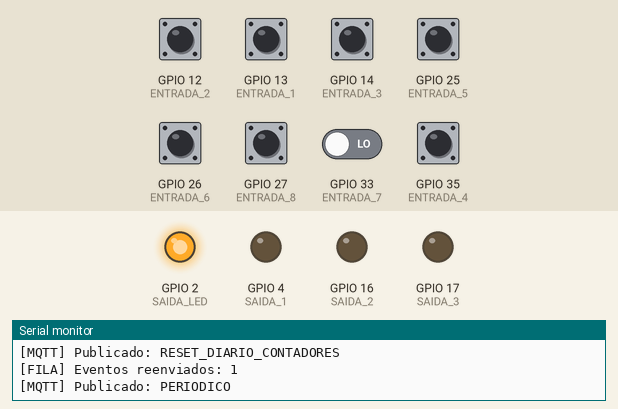
This sketch was run on a simulated ESP32. Shown: output pins drawn as LEDs (lit = HIGH), the last lines printed to the serial monitor. The inputs (shaded band) are chosen by the test bench; at power-on: GPIO 12 (ENTRADA_2), GPIO 13 (ENTRADA_1), GPIO 14 (ENTRADA_3), GPIO 25 (ENTRADA_5), GPIO 26 (ENTRADA_6), GPIO 27 (ENTRADA_8), GPIO 35 (ENTRADA_4) HIGH, GPIO 33 (ENTRADA_7) LOW. WiFi joins after 1.5 s; servers stay silent unless stated; network time is answered at once with the bench clock; the local clock reads 2024-03-15 10:24:30 at power-on unless the sketch sets it; EEPROM starts erased; no MQTT or app messages arrive unless stated; pins used as bus, display or sensor lines are not drawn.

Above: at 5.4 s.
5.5 s: GPIO 13 (ENTRADA_1) pulled LOW for 0.15 s
At 5.75 s:
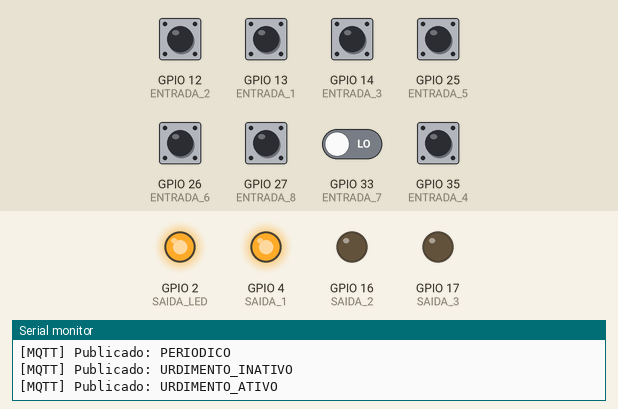
7.3 s: GPIO 14 (ENTRADA_3) pulled LOW for 0.15 s
At 8.6 s:
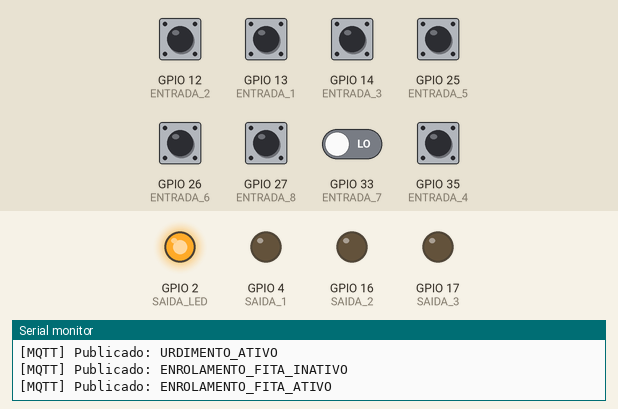
8.9 s: GPIO 25 (ENTRADA_5) pulled LOW for 0.15 s
At 9.9 s:
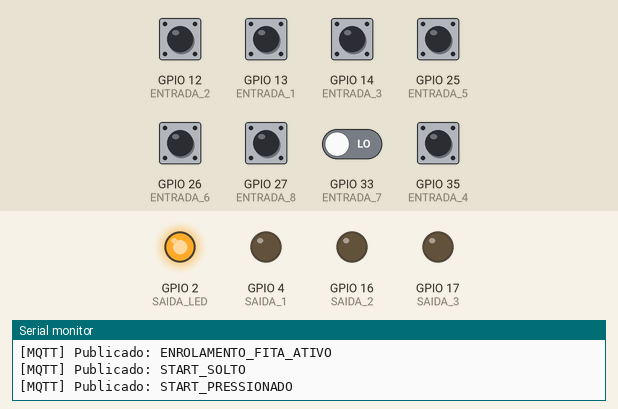
12.1 s: GPIO 27 (ENTRADA_8) pulled LOW for 0.15 s
At 13.5 s:
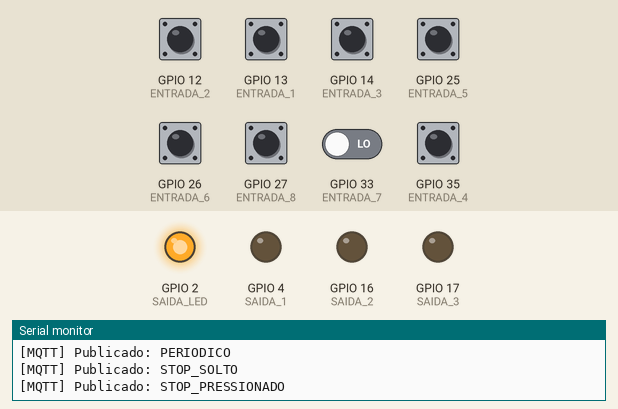
Timing chart, 0 to 14.7 s (numbered marks = the images above; inputs shaded):
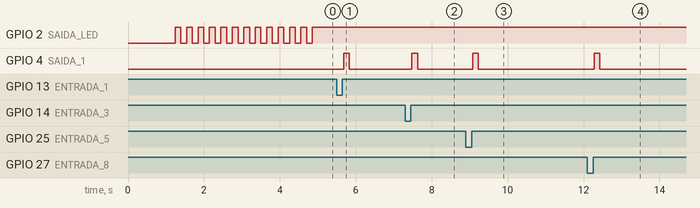

Measured:
- after the input at 5.5 s, GPIO 4 (SAIDA_1): LOW → HIGH after 0.18 s, → LOW 0.15 s later
- after the input at 7.3 s, GPIO 4 (SAIDA_1): LOW → HIGH after 0.18 s, → LOW 0.15 s later
- after the input at 8.9 s, GPIO 4 (SAIDA_1): LOW → HIGH after 0.18 s, → LOW 0.15 s later
- after the input at 12.1 s, GPIO 4 (SAIDA_1): LOW → HIGH after 0.18 s, → LOW 0.15 s later
- by itself, GPIO 2 (SAIDA_LED): alternates HIGH for 0.15 s and LOW for 0.15 s, 25 changes in all, then stays HIGH

The sketch:

MQTT_ESP32_REDE_W5500_V2_SEGURA.ino
```cpp
/*
  Firmware V2 SEGURA - ESP32 + W5500 + MQTT
  Ajustes principais:
  - Boot não bloqueia se cabo de rede estiver desconectado
  - Callback MQTT habilitado
  - Fila simples em RAM para eventos enquanto MQTT estiver offline
  - JSON com campos antigos e campos novos padronizados para transição
  - Publicação periódica não entra na fila offline
*/

#include <WiFi.h>
#include <PubSubClient.h>
#include <ArduinoJson.h>
#include <Ethernet.h>
#include <Bounce2.h>
#include <EthernetUdp.h>
#include <NTPClient.h>
#include <TimeLib.h>
#include <Preferences.h>
#include <sys/time.h>

#include "pinConfig.h"
#include "HoraDataNTP.h"
#include "Sensores.h"
#include "StatusLED.h"

#define ETH_SPI_SCS 5
#define W5500_RST_PIN 22

byte mac[] = { 0xDE, 0xAD, 0xBE, 0xEF, 0xFE, 0xED };
IPAddress ip(192, 168, 1, 177);
IPAddress gateway(192, 168, 1, 254);
IPAddress subnet(255, 255, 255, 0);
IPAddress dns(8, 8, 8, 8);

const char* mqtt_server = "192.168.1.13";
const int mqtt_port = 1883;
const char* mqtt_user = "";
const char* mqtt_pass = "";

const char* device_id = "JacGuard_09";

// Mantido por compatibilidade com o HTML atual.
const char* topic_telemetry = "esp32/mqtt/dados_json";
const char* topic_command   = "esp32/mqtt/heartbeat";//"esp32/mqtt/cmd";
const char* topic_status    = "esp32/mqtt/";//"esp32/mqtt/status";

EthernetClient espClient;
PubSubClient client(espClient);
EthernetUDP ntpUDP;
NTPClient timeClient(ntpUDP, "a.st1.ntp.br", 0);

unsigned long lastMsgTime = 0;
const unsigned long interval = 5000;

unsigned long lastNetworkCheck = 0;
const unsigned long networkCheckInterval = 10000;

// Fila simples em RAM para eventos críticos durante queda de MQTT.
// Observação: se faltar energia, essa fila é perdida. Para produção final,
// o ideal é uma fila persistente ou backend com confirmação de recebimento.
const int EVENT_QUEUE_SIZE = 30;
const int EVENT_NAME_SIZE = 48;
char eventQueue[EVENT_QUEUE_SIZE][EVENT_NAME_SIZE];
int eventHead = 0;
int eventTail = 0;
int eventCount = 0;

bool isPeriodicEvent(const char* evento) {
  return strcmp(evento, "PERIODICO") == 0;
}

void enqueueEvent(const char* evento) {
  if (isPeriodicEvent(evento)) return;

  // Se a fila encher, descarta o evento mais antigo para manter os mais recentes.
  if (eventCount >= EVENT_QUEUE_SIZE) {
    eventTail = (eventTail + 1) % EVENT_QUEUE_SIZE;
    eventCount--;
    Serial.println("[FILA] Cheia. Evento mais antigo descartado.");
  }

  strncpy(eventQueue[eventHead], evento, EVENT_NAME_SIZE - 1);
  eventQueue[eventHead][EVENT_NAME_SIZE - 1] = '\0';
  eventHead = (eventHead + 1) % EVENT_QUEUE_SIZE;
  eventCount++;

  Serial.print("[FILA] Evento guardado offline: ");
  Serial.println(evento);
}

bool dequeueEvent(char* destino) {
  if (eventCount == 0) return false;

  strncpy(destino, eventQueue[eventTail], EVENT_NAME_SIZE);
  destino[EVENT_NAME_SIZE - 1] = '\0';
  eventTail = (eventTail + 1) % EVENT_QUEUE_SIZE;
  eventCount--;
  return true;
}

String macToString(byte macAddr[]) {
  char buf[20];
  sprintf(buf, "%02X:%02X:%02X:%02X:%02X:%02X", macAddr[0], macAddr[1], macAddr[2], macAddr[3], macAddr[4], macAddr[5]);
  return String(buf);
}

String obterDataHora() {
  struct tm timeinfo;

  if (!getLocalTime(&timeinfo)) {
    timeClient.update();
    time_t t = timeClient.getEpochTime();
    if (t > 100000) {
      struct timeval tv = { .tv_sec = t, .tv_usec = 0 };
      settimeofday(&tv, NULL);
    }
  }

  if (getLocalTime(&timeinfo) && timeinfo.tm_year >= 120) {
    char dataHora[25];
    strftime(dataHora, sizeof(dataHora), "%d/%m/%Y %H:%M:%S", &timeinfo);
    return String(dataHora);
  }

  return String("SEM_NTP_UPTIME_") + String(millis() / 1000);
}

const char* calcularTurnoAtual() {
  struct tm timeinfo;
  if (!getLocalTime(&timeinfo)) return "SEM_HORA";

  int h = timeinfo.tm_hour;
  if (h >= 6 && h < 14) return "A";
  if (h >= 14 && h < 22) return "B";
  return "C";
}

bool montarJson(const char* evento, char* buffer, size_t bufferSize) {
  JsonDocument doc;

  String dataHora = obterDataHora();
  String macStr = macToString(mac);

  // Campos novos padronizados.
  doc["device_id"] = device_id;
  doc["event"] = evento;
  doc["timestamp"] = dataHora;
  doc["mac"] = macStr;
  doc["ip"] = ip.toString();
  doc["turno_atual"] = calcularTurnoAtual();
  doc["mqtt_queue_pending"] = eventCount;

  JsonObject sensors = doc["sensors"].to<JsonObject>();
  sensors["urdimento"] = estadoUrdimento;
  sensors["trama"] = estadoTrama;
  sensors["enrolamento_fita"] = estadoEnrolamento;
  sensors["stop"] = estadoStop;
  sensors["start"] = estadoStart;
  sensors["manutencao"] = estadoManutencao;

  JsonObject production = doc["production"].to<JsonObject>();
  production["turno_a"] = cont_producao_A;
  production["turno_b"] = cont_producao_B;
  production["turno_c"] = cont_producao_C;

  // Campos antigos mantidos temporariamente para não quebrar o HTML atual.
  doc["Evento"] = evento;
  doc["Data_Hora"] = dataHora;
  doc["ID_Máquina"] = device_id;
  doc["MAC"] = macStr;
  doc["S_Urdimento"] = estadoUrdimento;
  doc["S_trama"] = estadoTrama;
  doc["S_Enrolamento_Fita"] = estadoEnrolamento;
  doc["BT_Stop"] = estadoStop;
  doc["BT_Start"] = estadoStart;
  doc["BT_Manutenção"] = estadoManutencao;
  doc["Cont_A"] = cont_producao_A;
  doc["Cont_B"] = cont_producao_B;
  doc["Cont_C"] = cont_producao_C;

  size_t n = serializeJson(doc, buffer, bufferSize);
  return n > 0 && n < bufferSize;
}

void publicarDados(const char* evento) {
  if (!client.connected()) {
    enqueueEvent(evento);
    return;
  }

  char buffer[1536];
  if (!montarJson(evento, buffer, sizeof(buffer))) {
    Serial.println("[MQTT] Erro ao montar JSON. Buffer insuficiente.");
    return;
  }

  bool result = client.publish(topic_telemetry, buffer);
  if (!result) {
    Serial.println("[MQTT] Falha ao publicar. Evento colocado na fila.");
    enqueueEvent(evento);
    return;
  }

  Serial.print("[MQTT] Publicado: ");
  Serial.println(evento);
}

void flushEventQueue() {
  if (!client.connected() || eventCount == 0) return;

  char evento[EVENT_NAME_SIZE];
  int enviados = 0;
  int limiteEnvio = eventCount; // evita loop infinito caso uma publicação falhe e volte para a fila

  while (client.connected() && enviados < limiteEnvio && dequeueEvent(evento)) {
    publicarDados(evento);
    enviados++;
    delay(20); // pequeno respiro para o broker
  }

  if (enviados > 0) {
    Serial.print("[FILA] Eventos reenviados: ");
    Serial.println(enviados);
  }
}

void checa_rede() {
  Serial.println("Checando hardware Ethernet...");

  if (Ethernet.hardwareStatus() == EthernetNoHardware) {
    Serial.println("[ERRO] W5500 ausente ou com defeito.");
    return;
  }

  if (Ethernet.linkStatus() == LinkOFF) {
    Serial.println("[REDE] Cabo desconectado.");
  } else {
    Serial.print("[REDE] Cabo conectado. IP: ");
    Serial.println(ip);
  }
}

void callback(char* topic, byte* payload, unsigned int length) {
  String message;
  for (unsigned int i = 0; i < length; i++) {
    message += (char)payload[i];
  }

  Serial.print("[MQTT] Comando recebido em ");
  Serial.print(topic);
  Serial.print(": ");
  Serial.println(message);

  if (String(topic) == topic_command) {
    if (message == "PING") {
      publicarDados("CMD_PING_RESPONSE");
    } else if (message == "RESET_CONTADORES") {
      resetarContadores();
      publicarDados("CMD_RESET_CONTADORES");
    } else if (message == "STATUS") {
      publicarDados("CMD_STATUS_RESPONSE");
    }
  }
}

void reconnect() {
  static unsigned long ultimaTentativa = 0;

  if (client.connected()) return;
  if (Ethernet.linkStatus() == LinkOFF) return;

  unsigned long agora = millis();
  if (agora - ultimaTentativa < 5000) return;

  ultimaTentativa = agora;
  Serial.print("[MQTT] Tentando conectar...");

  if (client.connect(device_id, mqtt_user, mqtt_pass, topic_status, 1, true, "offline")) {
    Serial.println(" conectado.");
    client.publish(topic_status, "online", true);
    client.subscribe(topic_command);
    publicarDados("MQTT_CONNECTED");
    flushEventQueue();
  } else {
    Serial.print(" falhou, rc=");
    Serial.println(client.state());
  }
}

void setup() {
  Serial.begin(115200);
  WiFi.mode(WIFI_OFF);

  pinMode(W5500_RST_PIN, OUTPUT);
  digitalWrite(W5500_RST_PIN, LOW);
  delay(200);
  digitalWrite(W5500_RST_PIN, HIGH);
  delay(1000);

  Ethernet.init(ETH_SPI_SCS);
  Ethernet.begin(mac, ip, dns, gateway, subnet);

  Serial.println("\n--- Programa Coletor de Dados MQTT - V2 SEGURA ---");

  configurarPinos();
  inicializarSensores();

  client.setServer(mqtt_server, mqtt_port);
  client.setCallback(callback);
  client.setBufferSize(1536);

  timeClient.begin();
  setenv("TZ", "<-03>3", 1);
  tzset();

  // Tenta NTP, mas não trava o boot caso a rede esteja fora.
  if (Ethernet.linkStatus() == LinkON) {
    for (int i = 0; i < 3; i++) {
      if (timeClient.forceUpdate()) {
        time_t t = timeClient.getEpochTime();
        struct timeval tv = { .tv_sec = t, .tv_usec = 0 };
        settimeofday(&tv, NULL);
        Serial.println("[NTP] Hora sincronizada.");
        break;
      }
      delay(500);
    }
  }

  checa_rede();
  reconnect();
  Serial.println("Sistema iniciado. Sensores ativos mesmo sem rede.");
}

void loop() {
  atualizarStatusREDE(client);
  gerenciarTempoPiscaD4();

  monitorarSensorParaPisca(0, estadoUrdimento, client);
  monitorarSensorParaPisca(1, estadoTrama, client);
  monitorarSensorParaPisca(2, estadoEnrolamento, client);
  monitorarSensorParaPisca(3, estadoStop, client);
  monitorarSensorParaPisca(4, estadoStart, client);
  monitorarSensorParaPisca(5, estadoManutencao, client);
  monitorarSensorParaPisca(6, estadoBotao, client);

  if (!client.connected()) {
    reconnect();
  } else {
    client.loop();
    flushEventQueue();
  }

  verificarResetDiario();
  processarSensores(client.connected());
  salvarPendenciasFlashSeNecessario();

  unsigned long now = millis();
  if (now - lastMsgTime > interval) {
    lastMsgTime = now;
    publicarDados("PERIODICO");
  }

  if (now - lastNetworkCheck > networkCheckInterval) {
    lastNetworkCheck = now;
    checa_rede();
  }
}
```

HoraDataNTP.h
```cpp
#ifndef HORADATANTP_H
#define HORADATANTP_H

#include <Arduino.h>
#include <Preferences.h>
#include "time.h"

class Gerenciador {
  private:
    Preferences preferences;
    int contador;
    bool jaResetouHoje;
    unsigned long tempoAnteriorSerial;

  public:
    Gerenciador();
    void iniciar();
    void atualizar();
    void incrementar();
    void zerarContador();
    void verificarResetAutomatico(struct tm* timeinfo);
    void exibirStatus(struct tm* timeinfo);

    // Getters para os pinos ou estados se necessário
    int getContador() { return contador; }
};

#endif
```

HoraDataNTPgerenciar.cpp
```cpp
#include "HoraDataNTP.h"

Gerenciador::Gerenciador() {
    contador = 0;
    jaResetouHoje = false;
    tempoAnteriorSerial = 0;
}

void Gerenciador::iniciar() {
    preferences.begin("armazena_cont", false);
    contador = preferences.getInt("cont", 0);
    Serial.printf("Contador recuperado da Flash: %d\n", contador);
}

void Gerenciador::incrementar() {
    contador++;
    preferences.putInt("cont", contador);
    Serial.println("-> Incrementado e salvo!");
}

void Gerenciador::zerarContador() {
    contador = 0;
    preferences.putInt("cont", 0);
}

void Gerenciador::exibirStatus(struct tm* timeinfo) {
    if (millis() - tempoAnteriorSerial >= 1000) {
        tempoAnteriorSerial = millis();

        // Aumenta buffer para "DD/MM/AAAA HH:MM:SS"
        char dataHoraFormatada[20];

        // %d = dia, %m = mês, %Y = ano com 4 dígitos
        strftime(dataHoraFormatada, sizeof(dataHoraFormatada), "%d/%m/%Y %H:%M:%S", timeinfo);

        Serial.printf("[%s] Contador: %d\n", dataHoraFormatada, contador);
        Serial.printf("[%s] ",dataHoraFormatada);

    }
}

void Gerenciador::verificarResetAutomatico(struct tm* timeinfo) {
    if (timeinfo->tm_hour == 6 && timeinfo->tm_min == 0 && !jaResetouHoje) {
        zerarContador();
        jaResetouHoje = true;
        Serial.println(">>> ALERTA: Memória zerada (06:00 AM)!");
    }
    if (timeinfo->tm_hour == 6 && timeinfo->tm_min == 1) {
        jaResetouHoje = false;
    }
}
```

Sensores.h
```cpp
#ifndef SENSORES_H
#define SENSORES_H

#include <Bounce2.h>
#include "pinConfig.h"
#include <Arduino.h>
#include <Preferences.h>

extern int estadoUrdimento;
extern int estadoTrama;
extern int estadoEnrolamento;
extern int estadoStop;
extern int estadoStart;
extern int estadoManutencao;

// Declaração das funções que o arquivo principal chamará
void configurarBotao();
void processarBotao();
void resetarContadores();
void verificarResetDiario();
void inicializarSensores();
void processarSensores(bool mqttConectado);
void salvarPendenciasFlashSeNecessario();
// Extern para que o loop principal possa ler o estado se precisar
extern int estadoBotao;
extern uint32_t cont_producao_A;
extern uint32_t cont_producao_B;
extern uint32_t cont_producao_C;

#endif
```

StatusLED.h
```cpp
#ifndef STATUS_LED_H
#define STATUS_LED_H

#include <Arduino.h>
#include <Ethernet.h>
#include <PubSubClient.h>
#include "pinConfig.h"

static unsigned long lastMillisStatus = 0;
static unsigned long tempoLedFeedback = 0;
static bool ledFeedbackAtivo = false;

// Array para guardar o último estado de cada um dos 8 sensores
static int ultimosEstadosSensores[8] = {0, 0, 0, 0, 0, 0, 0, 0};

//  LED 2: Status de Rede e MQTT
void atualizarStatusREDE(PubSubClient &mqttClient) {
  unsigned long currentMillis = millis();
  if (Ethernet.linkStatus() == LinkOFF) {
    if (currentMillis - lastMillisStatus >= 1000) {
      lastMillisStatus = currentMillis;
      digitalWrite(SAIDA_LED, !digitalRead(SAIDA_LED));
    }
    return;
  }
  if (!mqttClient.connected()) {
    if (currentMillis - lastMillisStatus >= 150) {
      lastMillisStatus = currentMillis;
      digitalWrite(SAIDA_LED, !digitalRead(SAIDA_LED));
    }
    return;
  }
  digitalWrite(SAIDA_LED, HIGH);
}

//  sensores com trava de MQTT
void monitorarSensorParaPisca(int id, int estadoSensor, PubSubClient &mqttClient) {
  // SÓ PROCESSA O PISCA SE O MQTT ESTIVER CONECTADO
  if (mqttClient.connected()) {
    // Detecta a mudança de 0 para 1 (borda de subida)
    if (estadoSensor == 1 && ultimosEstadosSensores[id] == 0) {
      digitalWrite(SAIDA_1, HIGH); // Liga o LED D4
      tempoLedFeedback = millis();
      ledFeedbackAtivo = true;
    }
  } else {
    // Se o MQTT cair, garanti que o LED D4 fique apagado
    digitalWrite(SAIDA_1, LOW);
    ledFeedbackAtivo = false;
  }

  // evita pisca falso se a conexão voltar
  ultimosEstadosSensores[id] = estadoSensor;
}

//  Desliga o LED D4 após o tempo de flash (150ms)
void gerenciarTempoPiscaD4() {
  if (ledFeedbackAtivo && (millis() - tempoLedFeedback >= 150)) {
    digitalWrite(SAIDA_1, LOW);
    ledFeedbackAtivo = false;
  }
}

#endif
```

pinConfig.cpp
```cpp
// arquivo de implementacao .cpp
// "diz" ao esp32 quais são os pinos de entrada e saida
#include "pinConfig.h"
#include <Bounce2.h>

// Instanciando os objetos
Bounce BT_1 = Bounce();
Bounce BT_2 = Bounce();
Bounce BT_3 = Bounce();
Bounce BT_4 = Bounce();
Bounce BT_5 = Bounce();
Bounce BT_6 = Bounce();
Bounce BT_7 = Bounce();
Bounce BT_8 = Bounce();

void configurarPinos() {

 // Inicia com as saidas desligadas

  digitalWrite(SAIDA_LED, LOW);
  digitalWrite(SAIDA_1, LOW);
  digitalWrite(SAIDA_2, LOW);
  digitalWrite(SAIDA_3, LOW);

  // configuração como entrada
 // pinMode(ENTRADA_1, INPUT_PULLUP);
 // pinMode(ENTRADA_2, INPUT_PULLUP);
 // pinMode(ENTRADA_3, INPUT_PULLUP);
 // pinMode(ENTRADA_4, INPUT_PULLUP);
 // pinMode(ENTRADA_5, INPUT_PULLUP);
 // pinMode(ENTRADA_6, INPUT_PULLUP);
 // pinMode(ENTRADA_7, INPUT_PULLUP);
 // pinMode(ENTRADA_8, INPUT_PULLUP);
  BT_1.attach(ENTRADA_1, INPUT_PULLUP); // D36 -- 13
  BT_1.interval(25);

  BT_2.attach(ENTRADA_2, INPUT_PULLUP); // D39 -- 12
  BT_2.interval(25);

  BT_3.attach(ENTRADA_3, INPUT_PULLUP); // D32 -- 14
  BT_3.interval(25);

  BT_4.attach(ENTRADA_4, INPUT_PULLUP); // D33 -- 33
  BT_4.interval(25);

  BT_5.attach(ENTRADA_5, INPUT_PULLUP); // D25 -- 25
  BT_5.interval(25);

  BT_6.attach(ENTRADA_6, INPUT_PULLUP); // D26 -- 26
  BT_6.interval(25);

  BT_7.attach(ENTRADA_7, INPUT); //27 -- 27
  BT_7.interval(25);

  BT_8.attach(ENTRADA_8, INPUT_PULLUP); // D14 -- 21
  BT_8.interval(25);


  pinMode(SAIDA_1, OUTPUT);
  pinMode(SAIDA_2, OUTPUT);
  pinMode(SAIDA_3, OUTPUT);
  pinMode(SAIDA_LED, OUTPUT);
  //pinMode(SAIDA_4, OUTPUT);
 // pinMode(SAIDA_5, OUTPUT);
 // pinMode(SAIDA_6, OUTPUT);
}
void atualizarPinos() {
  BT_1.update();
  BT_2.update();
  BT_3.update();
  BT_4.update();
  BT_5.update();
  BT_6.update();
  BT_7.update();
  BT_8.update();
}
```

pinConfig.h
```cpp
// arquivo de cabeçalho .h
//nao usar os GPIOs 6 a 11 (conectados à flash integrada). e pinos de boot (0, 2, 12, 15).
//Entrada Apenas:  GPIOs 34 a 39 são apenas entrada (não têm pull-up interno).


#ifndef PIN_CONFIG_H
#define PIN_CONFIG_H


#include <Arduino.h>
#include <Bounce2.h>

// Mapeamento dos Pinos (usando GPIOs)

// mapeamento dos pinos de entrada da placa
const int ENTRADA_1 = 13; //36
const int ENTRADA_2 = 12;  //39
const int ENTRADA_3 = 14; // 32
const int ENTRADA_4 = 35; // 33 // NC
const int ENTRADA_5 = 25; // 25 ok
const int ENTRADA_6 = 26; // 26 ok // entrada sensor contador
const int ENTRADA_7 = 33; // 27
const int ENTRADA_8 = 27; //

// Instanciando os objetos Bounce
extern Bounce BT_1; // 13  // pinos do esp32 38 pinos (Fco)
extern Bounce BT_2; // 12
extern Bounce BT_3; // 14
extern Bounce BT_4; // 35 //NC
extern Bounce BT_5; // 25
extern Bounce BT_6; // 26
extern Bounce BT_7; // 33
extern Bounce BT_8; // 27


// mapeamento das saidas
const int SAIDA_LED = 2; // led embutido na placa
const int SAIDA_1 = 4;
const int SAIDA_2 = 16; // 16
const int SAIDA_3 = 17; // 17
//const int SAIDA_4 = 18; pino usado na w5500 SCLK
//const int SAIDA_5 = 19; pino usado na w5500 MISO
//const int SAIDA_6 = 23; pino usado na w5500 MOSI
// pino D22 RST
// pino D5 SCS

//  para os outros arquivos enxerguem os objetos do pinConfig.cpp
extern Bounce BT_1, BT_2, BT_3, BT_4, BT_5, BT_6, BT_7, BT_8;

// Declaração da função que configurará os pinos
void configurarPinos();
void atualizarPinos();
#endif
```

Source omitted: sensores.cpp (6039 bytes)
